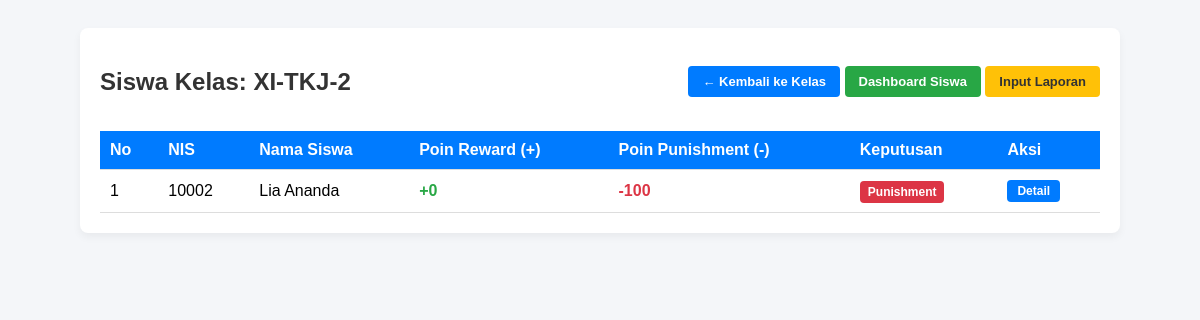
Screenshot of /laporan_kelas.php?kelas=XI-TKJ-2 with the database file from the repository.
### tables this page shows
CREATE TABLE `siswa` (
  `id_siswa` int(11) NOT NULL,
  `nis` varchar(20) NOT NULL,
  `nama_siswa` varchar(100) NOT NULL,
  `kelas` varchar(20) NOT NULL,
  `total_poin_reward` int(11) DEFAULT 0,
  `total_poin_punishment` int(11) DEFAULT 0
);

### laporan_kelas.php (the view, shortened to what this page needs)
<?php
include 'config.php';
$view = $_GET['view'] ?? 'kelas';
$kelas = $_GET['kelas'] ?? '';
$siswa_id = $_GET['siswa'] ?? 0;
?>
<!DOCTYPE html>
<html lang="id">
<head>
</head>
<body>
<div class="container">
    <div class="header-row">
        <h2>
            <?php if ($view == 'siswa' && $siswa_id): ?>
                Detail Laporan Siswa
            <?php elseif ($view == 'kelas' && $kelas): ?>
                Siswa Kelas: <?= htmlspecialchars($kelas) ?>
            <?php else: ?>
                Rekap Poin Per Kelas
            <?php endif; ?>
        </h2>
        <div>
            <?php if ($view == 'kelas' && $kelas): ?>
                <a href="laporan_kelas.php" class="btn">&larr; Kembali ke Kelas</a>
            <?php elseif ($view == 'siswa'): ?>
                <a href="laporan_kelas.php?kelas=<?= urlencode($kelas) ?>" class="btn">&larr; Kembali ke Kelas</a>
            <?php endif; ?>
            <a href="dashboard.php" class="btn btn-success">Dashboard Siswa</a>
            <a href="input_laporan.php" class="btn btn-warning">Input Laporan</a>
        </div>
    </div>
    <?php if ($view == 'siswa' && $siswa_id): ?>
        <?php
        $q = mysqli_query($conn, "SELECT * FROM siswa WHERE id_siswa = '$siswa_id'");
        $siswa = mysqli_fetch_assoc($q);
        if (!$siswa) { echo "<p>Siswa tidak ditemukan.</p>"; exit; }
        $kelas = $siswa['kelas'];
        ?>
        <?php
        $qpoin = mysqli_query($conn, "
            SELECT
                COALESCE(SUM(CASE WHEN label_prediksi = 'Reward' THEN poin_didapat ELSE 0 END), 0) as total_reward,
                COALESCE(SUM(CASE WHEN label_prediksi = 'Punishment' THEN poin_didapat ELSE 0 END), 0) as total_punishment
            FROM laporan_perilaku
            WHERE id_siswa = '$siswa_id'
        ");
        $poin_siswa = mysqli_fetch_assoc($qpoin);
        ?>
        <div style="margin-bottom:15px;padding:12px;background:#e9f7fe;border-radius:4px;">
            <strong><?= htmlspecialchars($siswa['nama_siswa']) ?></strong> (<?= htmlspecialchars($siswa['nis']) ?>) - <?= htmlspecialchars($siswa['kelas']) ?><br>
            <span class="text-green">Total Reward: +<?= $poin_siswa['total_reward'] ?></span> |
            <span class="text-red">Total Punishment: -<?= $poin_siswa['total_punishment'] ?></span>
        </div>
        <table>
            <thead>
                <tr>
                    <th>No</th>
                    <th>Tanggal</th>
                    <th>Teks Laporan</th>
                    <th>Label</th>
                    <th>Aturan Tercocok</th>
                    <th>Poin</th>
                </tr>
            </thead>
            <tbody>
                <?php
                $q = mysqli_query($conn, "
                    SELECT * FROM laporan_perilaku
                    WHERE id_siswa = '$siswa_id'
                    ORDER BY tgl_input DESC
                ");
                $no = 1;
                while ($r = mysqli_fetch_assoc($q)):
                    $label_class = $r['label_prediksi'] == 'Reward' ? 'badge-success' : 'badge-danger';
                ?>
                <tr>
                    <td><?= $no++ ?></td>
                    <td><?= date('d/m/Y H:i', strtotime($r['tgl_input'])) ?></td>
                    <td><?= htmlspecialchars($r['teks_laporan']) ?></td>
                    <td><span class="badge <?= $label_class ?>"><?= $r['label_prediksi'] ?></span></td>
                    <td><?= htmlspecialchars($r['nama_perilaku'] ?? '-') ?></td>
                    <td><strong><?= $r['label_prediksi'] == 'Reward' ? '+' : '-' ?><?= $r['poin_didapat'] ?></strong></td>
                </tr>
                <?php endwhile; ?>
                <?php if (mysqli_num_rows($q) == 0): ?>
                <tr><td colspan="6" style="text-align:center;color:#999;">Belum ada laporan</td></tr>
                <?php endif; ?>
            </tbody>
        </table>
    <?php elseif ($view == 'kelas' && $kelas): ?>
        <table>
            <thead>
                <tr>
                    <th>No</th>
                    <th>NIS</th>
                    <th>Nama Siswa</th>
                    <th>Poin Reward (+)</th>
                    <th>Poin Punishment (-)</th>
                    <th>Keputusan</th>
                    <th>Aksi</th>
                </tr>
            </thead>
            <tbody>
                <?php
                $q = mysqli_query($conn, "
                    SELECT s.*,
                           COALESCE(SUM(CASE WHEN lp.label_prediksi = 'Reward' THEN lp.poin_didapat ELSE 0 END), 0) as total_reward,
                           COALESCE(SUM(CASE WHEN lp.label_prediksi = 'Punishment' THEN lp.poin_didapat ELSE 0 END), 0) as total_punishment
                    FROM siswa s
                    LEFT JOIN laporan_perilaku lp ON s.id_siswa = lp.id_siswa
                    WHERE s.kelas = '$kelas'
                    GROUP BY s.id_siswa
                    ORDER BY total_punishment DESC, total_reward DESC
                ");
                $no = 1;
                while ($r = mysqli_fetch_assoc($q)):
                    $reward = $r['total_reward'];
                    $punishment = $r['total_punishment'];
                    if ($reward > $punishment) {
                        $keputusan = "<span class='badge badge-success'>Reward</span>";
                    } elseif ($punishment > $reward) {
                        $keputusan = "<span class='badge badge-danger'>Punishment</span>";
                    } else {
                        $keputusan = "<span class='badge badge-warning'>Seimbang</span>";
                    }
                ?>
                <tr>
                    <td><?= $no++ ?></td>
                    <td><?= htmlspecialchars($r['nis']) ?></td>
                    <td><?= htmlspecialchars($r['nama_siswa']) ?></td>
                    <td class="text-green">+<?= $reward ?></td>
                    <td class="text-red">-<?= $punishment ?></td>
                    <td><?= $keputusan ?></td>
                    <td><a href="laporan_kelas.php?view=siswa&siswa=<?= $r['id_siswa'] ?>&kelas=<?= urlencode($kelas) ?>" class="btn btn-sm">Detail</a></td>
                </tr>
                <?php endwhile; ?>
            </tbody>
        </table>
    <?php endif; ?>
</div>
</body>
</html>

### laporan_kelas.php (style rules this page uses)
body { font-family: Arial, sans-serif; background-color: #f4f6f9; padding: 20px; }
.container { max-width: 1000px; margin: auto; background: #fff; padding: 20px; border-radius: 8px; box-shadow: 0 4px 8px rgba(0,0,0,0.05); }
h2 { color: #333; }
table { width: 100%; border-collapse: collapse; margin-top: 15px; }
th, td { padding: 10px; text-align: left; border-bottom: 1px solid #ddd; }
th { background-color: #007bff; color: white; }
.badge { padding: 4px 8px; border-radius: 4px; font-size: 12px; font-weight: bold; color: white; }
.badge-danger { background-color: #dc3545; }
.btn { display: inline-block; background: #007bff; color: white; padding: 8px 14px; text-decoration: none; border-radius: 4px; font-weight: bold; font-size: 13px; }
.btn-sm { padding: 4px 10px; font-size: 12px; }
.btn-success { background: #28a745; }
.btn-warning { background: #ffc107; color: #333; }
.text-green { color: #28a745; font-weight: bold; }
.text-red { color: #dc3545; font-weight: bold; }
.header-row { display: flex; justify-content: space-between; align-items: center; margin-bottom: 10px; }

### rows the page displays
siswa: nis "10002", nama_siswa "Lia Ananda", reward "0", punishment "100"

### other values shown
$kelas "XI-TKJ-2"
